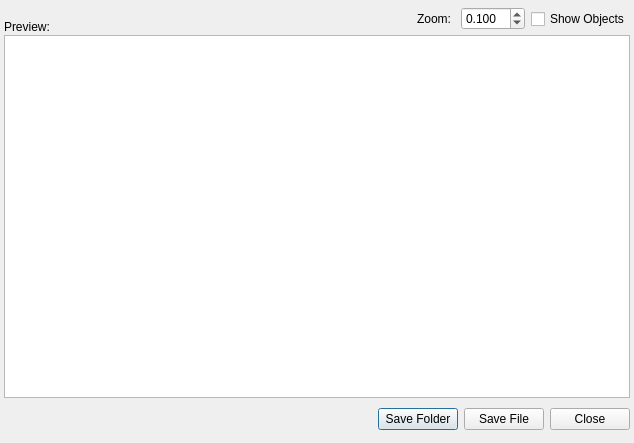
<?xml version="1.0" encoding="UTF-8"?>
<ui version="4.0">
 <class>ScreenshotDialogClass</class>
 <widget class="QDialog" name="ScreenshotDialogClass">
  <property name="geometry">
   <rect>
    <x>0</x>
    <y>0</y>
    <width>634</width>
    <height>443</height>
   </rect>
  </property>
  <property name="windowTitle">
   <string>Screenshot World</string>
  </property>
  <layout class="QVBoxLayout" name="verticalLayout">
   <property name="spacing">
    <number>1</number>
   </property>
   <property name="leftMargin">
    <number>4</number>
   </property>
   <property name="topMargin">
    <number>4</number>
   </property>
   <property name="rightMargin">
    <number>4</number>
   </property>
   <property name="bottomMargin">
    <number>4</number>
   </property>
   <item>
    <widget class="QWidget" name="widget" native="true">
     <property name="minimumSize">
      <size>
       <width>0</width>
       <height>30</height>
      </size>
     </property>
     <layout class="QHBoxLayout" name="horizontalLayout_2">
      <property name="leftMargin">
       <number>0</number>
      </property>
      <property name="topMargin">
       <number>0</number>
      </property>
      <property name="rightMargin">
       <number>0</number>
      </property>
      <property name="bottomMargin">
       <number>0</number>
      </property>
      <item alignment="Qt::AlignBottom">
       <widget class="QLabel" name="label">
        <property name="text">
         <string>Preview:</string>
        </property>
       </widget>
      </item>
      <item>
       <widget class="QWidget" name="widget_3" native="true">
        <property name="minimumSize">
         <size>
          <width>30</width>
          <height>0</height>
         </size>
        </property>
       </widget>
      </item>
      <item>
       <spacer name="horizontalSpacer_2">
        <property name="orientation">
         <enum>Qt::Horizontal</enum>
        </property>
        <property name="sizeHint" stdset="0">
         <size>
          <width>40</width>
          <height>20</height>
         </size>
        </property>
       </spacer>
      </item>
      <item>
       <widget class="QLabel" name="label_2">
        <property name="text">
         <string>Zoom: </string>
        </property>
       </widget>
      </item>
      <item>
       <widget class="QDoubleSpinBox" name="zoomLevelSpinBox">
        <property name="decimals">
         <number>3</number>
        </property>
        <property name="singleStep">
         <double>0.250000000000000</double>
        </property>
        <property name="stepType">
         <enum>QAbstractSpinBox::AdaptiveDecimalStepType</enum>
        </property>
        <property name="value">
         <double>0.100000000000000</double>
        </property>
       </widget>
      </item>
      <item>
       <widget class="QCheckBox" name="showObjectCheckBox">
        <property name="text">
         <string>Show Objects</string>
        </property>
       </widget>
      </item>
     </layout>
    </widget>
   </item>
   <item>
    <widget class="TilesEditor::GraphicsView" name="graphicsView"/>
   </item>
   <item>
    <widget class="QWidget" name="widget_2" native="true">
     <property name="minimumSize">
      <size>
       <width>0</width>
       <height>40</height>
      </size>
     </property>
     <layout class="QHBoxLayout" name="horizontalLayout">
      <property name="leftMargin">
       <number>0</number>
      </property>
      <property name="topMargin">
       <number>0</number>
      </property>
      <property name="rightMargin">
       <number>0</number>
      </property>
      <property name="bottomMargin">
       <number>0</number>
      </property>
      <item>
       <spacer name="horizontalSpacer">
        <property name="orientation">
         <enum>Qt::Horizontal</enum>
        </property>
        <property name="sizeHint" stdset="0">
         <size>
          <width>40</width>
          <height>20</height>
         </size>
        </property>
       </spacer>
      </item>
      <item>
       <widget class="QPushButton" name="saveFolderButton">
        <property name="toolTip">
         <string>Save an image of individual levels to a folder</string>
        </property>
        <property name="text">
         <string>Save Folder</string>
        </property>
       </widget>
      </item>
      <item>
       <widget class="QPushButton" name="saveFileButton">
        <property name="text">
         <string>Save File</string>
        </property>
       </widget>
      </item>
      <item>
       <widget class="QPushButton" name="closeButton">
        <property name="text">
         <string>Close</string>
        </property>
       </widget>
      </item>
     </layout>
    </widget>
   </item>
  </layout>
 </widget>
 <layoutdefault spacing="6" margin="11"/>
 <customwidgets>
  <customwidget>
   <class>TilesEditor::GraphicsView</class>
   <extends>QGraphicsView</extends>
   <header location="global">GraphicsView.h</header>
  </customwidget>
 </customwidgets>
 <resources/>
 <connections>
  <connection>
   <sender>closeButton</sender>
   <signal>clicked()</signal>
   <receiver>ScreenshotDialogClass</receiver>
   <slot>accept()</slot>
   <hints>
    <hint type="sourcelabel">
     <x>428</x>
     <y>359</y>
    </hint>
    <hint type="destinationlabel">
     <x>315</x>
     <y>191</y>
    </hint>
   </hints>
  </connection>
 </connections>
</ui>
